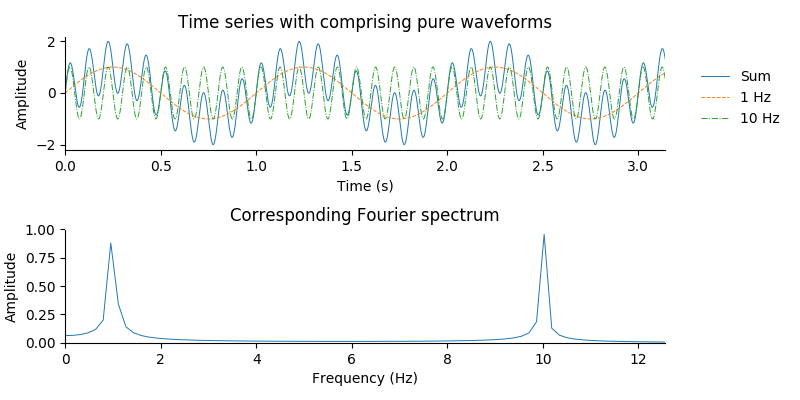

Write the Python code that produced this figure.
import numpy as np
import matplotlib.pyplot as plt

# plt.style.use('ggplot')


sample_freq = 1000
sample_period = 1/sample_freq

t = np.arange(0, 2*np.pi, sample_period)
y1 = np.sin(2*np.pi*1*t)
y10 = np.sin(2*np.pi*10*t)
plt.subplot(2, 1, 1)
plt.plot(t, y1 + y10, t, y1, '--', t, y10, '-.', linewidth = 0.7)
fig = plt.gcf()
fig.set_size_inches(8, 4)
plt.title('Time series with comprising pure waveforms')
plt.legend(['Sum', '1 Hz', '10 Hz'], bbox_to_anchor=(1.05, 0.75), loc='upper left', borderaxespad=0, frameon=False)
plt.xlabel('Time (s)')
plt.ylabel('Amplitude')
axes = plt.gca()
axes.set_xlim([0, np.pi])
axes.set_facecolor('white')
axes.spines['top'].set_color('white')
axes.spines['right'].set_color('white')

Y = np.fft.fft(y1+y10)
mag = 2*np.abs(Y)/len(t)
freq = np.linspace(0, len(t), len(t))/(2*np.pi)

plt.subplot(2, 1, 2)
plt.plot(freq, mag, linewidth = 0.7)
fig = plt.gcf()
fig.set_size_inches(8, 4)
plt.title('Corresponding Fourier spectrum')
# plt.legend(['Transformed Sum'], bbox_to_anchor=(1.05, 0.75), loc='upper left', borderaxespad=0, frameon=False)
plt.xlabel('Frequency (Hz)')
plt.ylabel('Amplitude')
axes = plt.gca()
axes.set_xlim([0, 4*np.pi])
axes.set_ylim([0, 1])
axes.set_facecolor('white')
axes.spines['top'].set_color('white')
axes.spines['right'].set_color('white')

plt.tight_layout(pad=1.0, w_pad=0.5, h_pad=1.0)

plt.savefig('fourier_demo.png')
